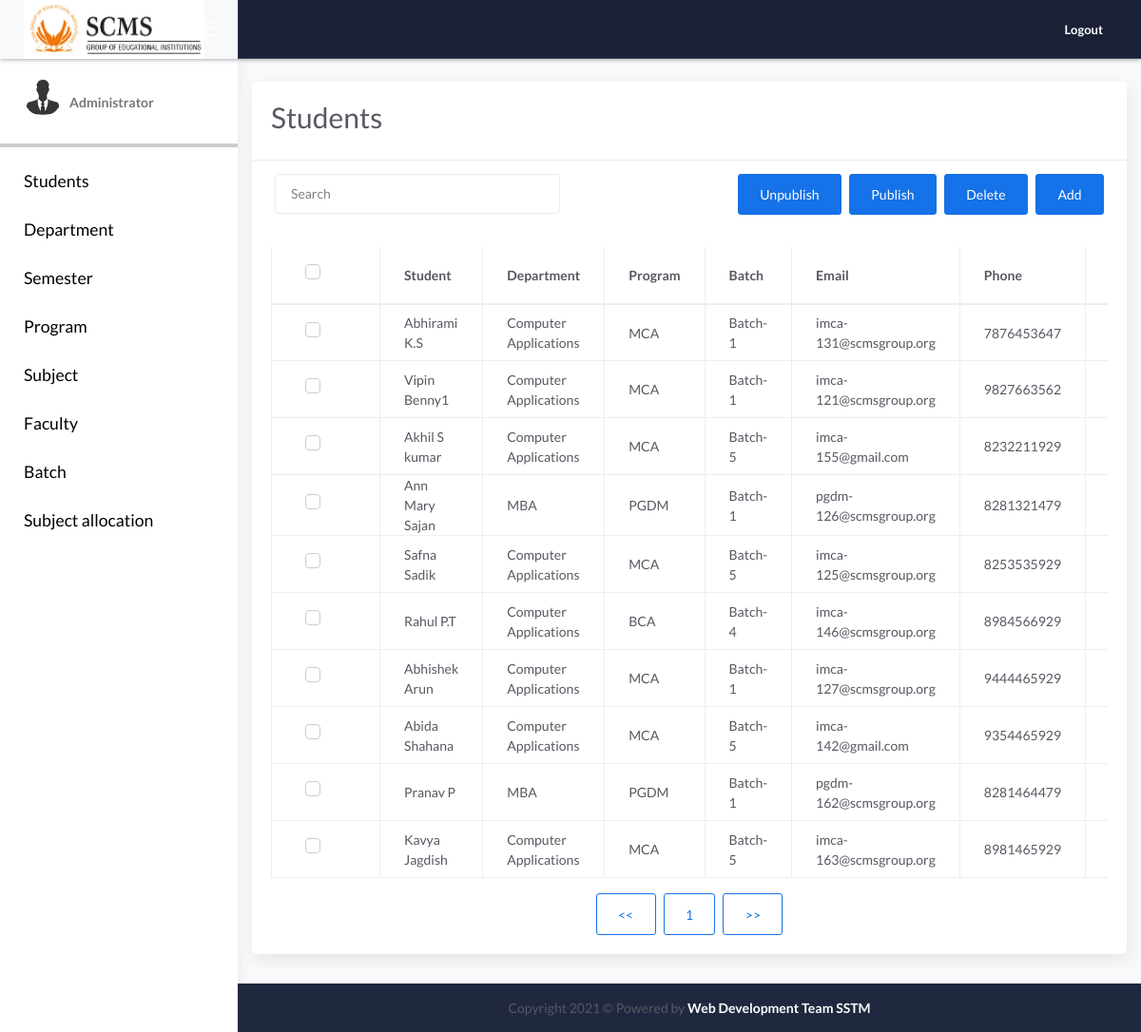
/admin/student/index.php, run on the app's committed database.
### tables this page shows
CREATE TABLE IF NOT EXISTS `tbl_student` (
  `ID` int(50) NOT NULL AUTO_INCREMENT,
  `Dep_ID` int(50) NOT NULL,
  `Batch_ID` int(50) NOT NULL,
  `Prog_ID` int(50) NOT NULL,
  `sName` varchar(200) NOT NULL,
  `sEmail` varchar(200) NOT NULL,
  `sPassword` varchar(200) NOT NULL,
  `iPhone` bigint(20) NOT NULL,
  `iGender` int(20) NOT NULL,
  `iStatus` int(10) NOT NULL,
  PRIMARY KEY (`ID`)
);

CREATE TABLE IF NOT EXISTS `tbl_department` (
  `ID` int(50) NOT NULL AUTO_INCREMENT,
  `sName` varchar(200) NOT NULL,
  `iStatus` int(10) NOT NULL,
  PRIMARY KEY (`ID`)
);

CREATE TABLE IF NOT EXISTS `tbl_program` (
  `ID` int(50) NOT NULL AUTO_INCREMENT,
  `sName` varchar(200) NOT NULL,
  `iStatus` int(10) NOT NULL,
  `Dep_ID` int(50) NOT NULL,
  PRIMARY KEY (`ID`)
);

CREATE TABLE IF NOT EXISTS `tbl_batch` (
  `ID` int(50) NOT NULL AUTO_INCREMENT,
  `Dep_ID` int(50) NOT NULL,
  `Prog_ID` int(50) NOT NULL,
  `sName` varchar(200) NOT NULL,
  `dFrom` date NOT NULL,
  `dTo` date NOT NULL,
  `iSem1` int(20) NOT NULL,
  `iSem2` int(20) NOT NULL,
  `iSem3` int(20) NOT NULL,
  `iSem4` int(20) NOT NULL,
  `iSem5` int(20) NOT NULL,
  `iSem6` int(20) NOT NULL,
  `iSem7` int(20) NOT NULL,
  `iSem8` int(20) NOT NULL,
  `iSem9` int(20) NOT NULL,
  `iSem10` int(20) NOT NULL,
  `iCurrentSem` varchar(200) NOT NULL,
  `iStatus` int(10) NOT NULL,
  PRIMARY KEY (`ID`)
);

### admin/student/index.php (the view, shortened to what this page needs)
<?php
include ("..\..\class\cls_student.php");
  $resultPerPage=10;
  if(!isset($_GET['page']))
  	{
		$page=1;
	}
?>
<!DOCTYPE html>
<html lang="en">
<head>
	<link rel="stylesheet" href="../../css/bootstrap.min.css">
	<link rel="stylesheet" href="../../css/atlantis.min.css">
	<link rel="stylesheet" href="../css/demo.css">
</head>
<body>
	<div class="wrapper">
		<div class="main-header">
			<div class="logo-header bg-light" >
				<a href="https://www.scmsgroup.org/" class="logo">
					<img width="190"  src="../../img/scms.png" alt="navbar brand" class="navbar-brand">
				</a>
				<div class="nav-toggle">
					<button class="btn btn-toggle toggle-sidebar">
						<i class="icon-menu"></i>
					</button>
				</div>
			</div>
			<?php include ("../../include/menu.php"); ?>
		<div  class="main-panel ">
			<div style="" class="content bg-light">
			<div class="col-md-12">
			<div class="card mt-4 bg-white">
			<div class="card-header">
                            <form action="" method="POST">
                            <div class="card-title">
                                <h3 style="font-size: 30px; display: inline-block;">Students</h3>
                            </div>
                        </div>
                        <div style="margin: 0px;" class="card-sub bg-white">
						<input type="button" value="Add" onClick="window.location='new.php';" class="btn btn-primary float-right ml-2">
									<input type="button" value="Delete" data-toggle="modal" title="" data-target="#deleteModal" data-original-title="Delete"class="btn btn-primary float-right ml-2">
									<input type="submit" value="Publish" name="publish"  class="btn btn-primary float-right ml-2">
									<input type="submit" value="Unpublish" name="unpublish" class="btn btn-primary float-right ml-2">
							<input id="searchid" style="width:300px !important;" type="search" onkeyup="search()" class="form-control ml-auto float-left" placeholder="Search" aria-label="Search"
                            aria-describedby="search-addon"/>
                        </div>
								<div class="card-body">
									<div class="table-responsive">
										<table class="table table-bordered" id="tableId">
											<thead>
												<tr>
													<th>
														<div class="form-check">
															<label class="form-check-label">
																<span class="form-check-sign"></span>
															</label>
														</div>
													</th>
													<th>Student</th>
													<th>Department</th>
													<th>Program</th>
													<th>Batch</th>
													<th>Email</th>
													<th>Phone</th>
													<th>Gender</th>
												</tr>
											</thead>
											<tbody>
<?php
$pageNo=($page-1)*$resultPerPage;
$sql1="SELECT * FROM tbl_student s,tbl_department d,tbl_program p,tbl_batch b where s.Dep_ID=d.ID and s.Batch_ID=b.ID and s.Prog_ID=p.ID order by s.ID DESC limit $pageNo,$resultPerPage";
$s1=mysqli_query($con,$sql1);
while(($row=mysqli_fetch_array($s1))==TRUE)
{?>
												<tr>
													<th style="width:1%" scope="row">
														<div class="form-check">
															<label class="form-check-label">
																<span class="form-check-sign"></span>
															</label>
														</div>
													</th>
													<td><?php echo $row[4];?></td>
													<td><?php echo $row[11];?></td>
													<td><?php echo $row[14];?></td>
													<td><?php echo $row[20];?></td>
													<td><?php echo $row[5];?></td>
													<td><?php echo $row[7];?></td>
													<td><?php if($row[8]==0) echo "Male"; else if($row[8]==1) echo "Female"; else echo "Others";?></td>
												</tr>
<?php
}
?>
											</tbody>
										</table>
										<div class="d-flex justify-content-center">
										<a href="index.php?page=<?php echo ($page-1) ?>"><input type="button" class="btn btn-primary btn-border" value="<<"> </a>
										<button class="btn btn-primary btn-border mr-2 ml-2"><?php echo ($page) ?></button>
										<a href="index.php?page=<?php echo ($page+1) ?>"><input type="button" class="btn btn-primary btn-border" value=">>"> </a>
										</div>
									</div>
								</div>
							</div>
						</div>
			</div>
		 <footer class="footer bg-dark2">
					<div class="copyright ml-auto text-center">
						 Copyright  2021 &copy; Powered by <span  style= " font-weight: bolder;  color: rgb(255, 255, 255);" class="avatar-img  rounded-circle">Web Development Team SSTM</span>
					</div>
			</footer>
		</div>
	</div>
</body>
</html>

### data on the page
tbl_student: sName "Abhirami K.S", tbl_department.sName "Computer Applications", tbl_program.sName "MCA", Batch_ID.sName "Batch-1", sEmail "imca-131@scmsgroup.org", iPhone "7876453647"
tbl_student: sName "Vipin Benny1", tbl_department.sName "Computer Applications", tbl_program.sName "MCA", Batch_ID.sName "Batch-1", sEmail "imca-121@scmsgroup.org", iPhone "9827663562"
tbl_student: sName "Akhil S kumar", tbl_department.sName "Computer Applications", tbl_program.sName "MCA", Batch_ID.sName "Batch-5", sEmail "imca-155@gmail.com", iPhone "8232211929"
tbl_student: sName "Ann Mary Sajan", tbl_department.sName "MBA", tbl_program.sName "PGDM", Batch_ID.sName "Batch-1", sEmail "pgdm-126@scmsgroup.org", iPhone "8281321479"
tbl_student: sName "Safna Sadik", tbl_department.sName "Computer Applications", tbl_program.sName "MCA", Batch_ID.sName "Batch-5", sEmail "imca-125@scmsgroup.org", iPhone "8253535929"
tbl_student: sName "Rahul P.T", tbl_department.sName "Computer Applications", tbl_program.sName "BCA", Batch_ID.sName "Batch-4", sEmail "imca-146@scmsgroup.org", iPhone "8984566929"
tbl_student: sName "Abhishek Arun", tbl_department.sName "Computer Applications", tbl_program.sName "MCA", Batch_ID.sName "Batch-1", sEmail "imca-127@scmsgroup.org", iPhone "9444465929"
tbl_student: sName "Abida Shahana", tbl_department.sName "Computer Applications", tbl_program.sName "MCA", Batch_ID.sName "Batch-5", sEmail "imca-142@gmail.com", iPhone "9354465929"
tbl_student: sName "Pranav P", tbl_department.sName "MBA", tbl_program.sName "PGDM", Batch_ID.sName "Batch-1", sEmail "pgdm-162@scmsgroup.org", iPhone "8281464479"
tbl_student: sName "Kavya Jagdish", tbl_department.sName "Computer Applications", tbl_program.sName "MCA", Batch_ID.sName "Batch-5", sEmail "imca-163@scmsgroup.org", iPhone "8981465929"

### other printed values
$page "1"
